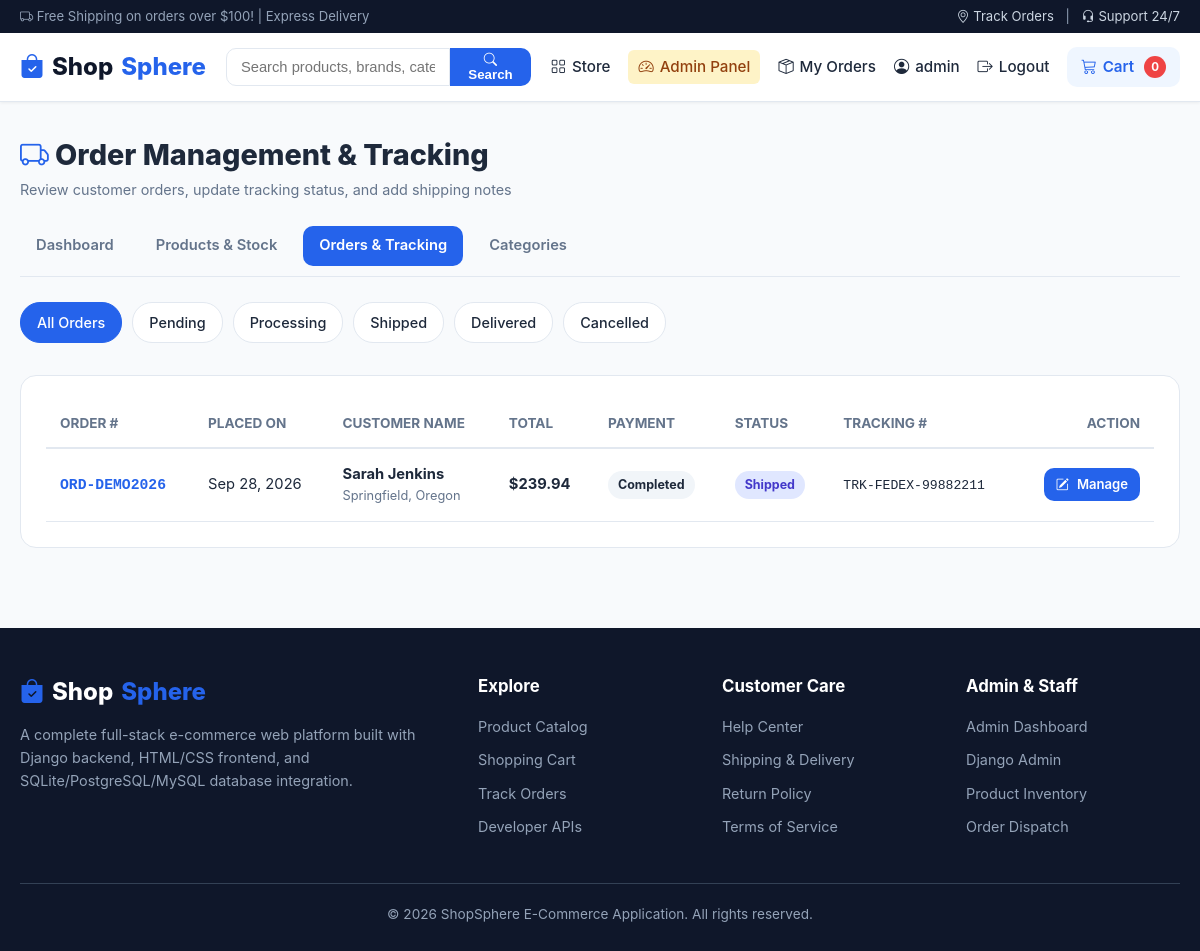
/store-admin/orders/ (signed in), run on the app's committed database.
### store/models.py (models this page shows, shortened)
class Order(models.Model):
    STATUS_CHOICES = (
        ('Pending', 'Order Placed (Pending)'),
        ('Processing', 'Processing'),
        ('Shipped', 'Shipped'),
        ('Delivered', 'Delivered'),
        ('Cancelled', 'Cancelled'),
    )
    PAYMENT_METHOD_CHOICES = (
        ('cod', 'Cash on Delivery'),
        ('card', 'Credit/Debit Card (Mock)'),
        ('upi', 'UPI / Online (Mock)'),
    )
    PAYMENT_STATUS_CHOICES = (
        ('Pending', 'Pending'),
        ('Completed', 'Completed'),
        ('Failed', 'Failed'),
    )
    user = models.ForeignKey(User, on_delete=models.CASCADE, related_name='orders')
    order_number = models.CharField(max_length=32, unique=True, editable=False)
    full_name = models.CharField(max_length=150)
    email = models.EmailField()
    phone = models.CharField(max_length=20)
    address = models.TextField()
    city = models.CharField(max_length=100)
    state = models.CharField(max_length=100)
    postal_code = models.CharField(max_length=20)
    payment_method = models.CharField(max_length=30, choices=PAYMENT_METHOD_CHOICES, default='cod')
    payment_status = models.CharField(max_length=30, choices=PAYMENT_STATUS_CHOICES, default='Pending')
    subtotal = models.DecimalField(max_digits=10, decimal_places=2, default=0.00)
    shipping_cost = models.DecimalField(max_digits=10, decimal_places=2, default=0.00)
    total_amount = models.DecimalField(max_digits=10, decimal_places=2)
    status = models.CharField(max_length=30, choices=STATUS_CHOICES, default='Pending')
    tracking_number = models.CharField(max_length=60, blank=True, null=True)
    admin_notes = models.TextField(blank=True, null=True)
    created_at = models.DateTimeField(auto_now_add=True)
    updated_at = models.DateTimeField(auto_now=True)
    class Meta:
        ordering = ['-created_at']

### store/views.py (the view)
# urls.py: path('store-admin/orders/', views.admin_order_list, name='admin_order_list'),
@staff_required
def admin_order_list(request):
    status_filter = request.GET.get('status')
    orders = Order.objects.select_related('user').order_by('-created_at')
    if status_filter:
        orders = orders.filter(status=status_filter)
    return render(request, 'store/admin/order_list.html', {
        'orders': orders,
        'current_filter': status_filter,
    })

### store/context_processors.py (called while the page is built)
def cart_and_categories(request):
    categories = Category.objects.all()
    cart_total_items = 0
    if request.user.is_authenticated:
        cart = Cart.objects.filter(user=request.user).first()
    else:
        session_key = request.session.session_key
        if session_key:
            cart = Cart.objects.filter(session_key=session_key).first()
        else:
            cart = None
    if cart:
        cart_total_items = cart.total_items
    return {
        'nav_categories': categories,
        'cart_count': cart_total_items,
    }

### store/views.py (called while the page is built)
def staff_required(view_func):
    return user_passes_test(lambda u: u.is_active and u.is_staff, login_url='login')(view_func)

### templates/store/admin/order_list.html (shortened to what this page needs)
{% extends 'base.html' %}
{% load static %}
{% block content %}
  <div class="admin-header">
    <div>
      <h1 style="font-size: 1.8rem; font-weight: 800;">
        <i class="bi bi-truck" style="color: var(--primary);"></i> Order Management & Tracking
      </h1>
      <p style="color: var(--text-muted); font-size: 0.9rem;">Review customer orders, update tracking status, and add shipping notes</p>
    </div>
  </div>
  <div class="admin-nav-tabs">
    <a href="{% url 'admin_dashboard' %}" class="admin-tab-link">Dashboard</a>
    <a href="{% url 'admin_product_list' %}" class="admin-tab-link">Products & Stock</a>
    <a href="{% url 'admin_order_list' %}" class="admin-tab-link active">Orders & Tracking</a>
    <a href="{% url 'admin_category_list' %}" class="admin-tab-link">Categories</a>
  </div>
  <div class="category-chips" style="margin-bottom: 20px;">
    <a href="{% url 'admin_order_list' %}" class="category-chip {% if not current_filter %}active{% endif %}">
      All Orders
    </a>
    <a href="{% url 'admin_order_list' %}?status=Pending" class="category-chip {% if current_filter == 'Pending' %}active{% endif %}">
      Pending
    </a>
    <a href="{% url 'admin_order_list' %}?status=Processing" class="category-chip {% if current_filter == 'Processing' %}active{% endif %}">
      Processing
    </a>
    <a href="{% url 'admin_order_list' %}?status=Shipped" class="category-chip {% if current_filter == 'Shipped' %}active{% endif %}">
      Shipped
    </a>
    <a href="{% url 'admin_order_list' %}?status=Delivered" class="category-chip {% if current_filter == 'Delivered' %}active{% endif %}">
      Delivered
    </a>
    <a href="{% url 'admin_order_list' %}?status=Cancelled" class="category-chip {% if current_filter == 'Cancelled' %}active{% endif %}">
      Cancelled
    </a>
  </div>
  <div class="data-table-card">
    <table class="data-table">
      <thead>
        <tr>
          <th>Order #</th>
          <th>Placed On</th>
          <th>Customer Name</th>
          <th>Total</th>
          <th>Payment</th>
          <th>Status</th>
          <th>Tracking #</th>
          <th style="text-align: right;">Action</th>
        </tr>
      </thead>
      <tbody>
        {% for order in orders %}
          <tr>
            <td>
              <strong style="color: var(--primary); font-family: monospace;">{{ order.order_number }}</strong>
            </td>
            <td>{{ order.created_at|date:"M d, Y" }}</td>
            <td>
              <strong>{{ order.full_name }}</strong>
              <div style="font-size: 0.8rem; color: var(--text-muted);">{{ order.city }}, {{ order.state }}</div>
            </td>
            <td><strong>${{ order.total_amount }}</strong></td>
            <td>
              <span class="status-badge" style="background-color: #f1f5f9; color: var(--text-main);">
                {{ order.payment_status }}
              </span>
            </td>
            <td>
              <span class="status-badge status-{{ order.status }}">
                {{ order.status }}
              </span>
            </td>
            <td>
              <code style="font-size: 0.82rem;">{{ order.tracking_number|default:"-" }}</code>
            </td>
            <td style="text-align: right;">
              <a href="{% url 'admin_order_detail' order_number=order.order_number %}" class="btn btn-primary btn-sm">
                <i class="bi bi-pencil-square"></i> Manage
              </a>
            </td>
          </tr>
        {% empty %}
          <tr>
            <td colspan="8" style="text-align: center; padding: 40px; color: var(--text-muted);">
              No orders found matching the selected filter.
            </td>
          </tr>
        {% endfor %}
      </tbody>
    </table>
  </div>
{% endblock %}

### templates/base.html (shortened to what this page needs)
{% load static %}
<!DOCTYPE html>
<html lang="en">
<head>
  <link rel="stylesheet" href="{% static 'css/style.css' %}">
  <link rel="stylesheet" href="https://cdn.jsdelivr.net/npm/bootstrap-icons@1.11.3/font/bootstrap-icons.min.css">
</head>
<body>
  <div class="top-bar">
    <div class="container">
      <div><i class="bi bi-truck"></i> Free Shipping on orders over $100! | Express Delivery</div>
      <div>
        <a href="{% url 'order_history' %}"><i class="bi bi-geo-alt"></i> Track Orders</a>
        <span style="margin: 0 8px;">|</span>
        <a href="{% url 'home' %}"><i class="bi bi-headset"></i> Support 24/7</a>
      </div>
    </div>
  </div>
  <nav class="navbar">
    <div class="nav-container">
      <a href="{% url 'home' %}" class="brand-logo">
        <i class="bi bi-bag-check-fill" style="color: var(--primary);"></i>
        Shop<span>Sphere</span>
      </a>
      <form action="{% url 'home' %}" method="GET" class="nav-search">
        <input type="text" name="q" placeholder="Search products, brands, categories..." value="{{ request.GET.q }}">
        <button type="submit"><i class="bi bi-search"></i> Search</button>
      </form>
      <ul class="nav-links">
        <li><a href="{% url 'home' %}"><i class="bi bi-grid"></i> Store</a></li>
        {% if user.is_authenticated and user.is_staff %}
          <li>
            <a href="{% url 'admin_dashboard' %}" class="admin-badge-nav">
              <i class="bi bi-speedometer2"></i> Admin Panel
            </a>
          </li>
        {% endif %}
        {% if user.is_authenticated %}
          <li>
            <a href="{% url 'order_history' %}">
              <i class="bi bi-box-seam"></i> My Orders
            </a>
          </li>
          <li>
            <a href="{% url 'profile' %}">
              <i class="bi bi-person-circle"></i> {{ user.username }}
            </a>
          </li>
          <li>
            <a href="{% url 'logout' %}" title="Log Out">
              <i class="bi bi-box-arrow-right"></i> Logout
            </a>
          </li>
        {% else %}
          <li><a href="{% url 'login' %}"><i class="bi bi-box-arrow-in-right"></i> Login</a></li>
          <li><a href="{% url 'register' %}" class="btn-sm btn-primary" style="color:#fff !important;">Register</a></li>
        {% endif %}
        <li>
          <a href="{% url 'cart' %}" class="cart-btn">
            <i class="bi bi-cart3"></i> Cart
            <span class="cart-badge">{{ cart_count|default:"0" }}</span>
          </a>
        </li>
      </ul>
    </div>
  </nav>
  <main>
    <div class="container">
      {% block content %}{% endblock %}
    </div>
  </main>
  <footer>
    <div class="container">
      <div class="footer-grid">
        <div class="footer-col">
          <div class="brand-logo" style="color: #fff; margin-bottom: 12px;">
            <i class="bi bi-bag-check-fill" style="color: var(--primary);"></i> Shop<span>Sphere</span>
          </div>
          <p style="font-size: 0.9rem; line-height: 1.6;">
            A complete full-stack e-commerce web platform built with Django backend, HTML/CSS frontend, and SQLite/PostgreSQL/MySQL database integration.
          </p>
        </div>
        <div class="footer-col">
          <h4>Explore</h4>
          <ul class="footer-links">
            <li><a href="{% url 'home' %}">Product Catalog</a></li>
            <li><a href="{% url 'cart' %}">Shopping Cart</a></li>
            <li><a href="{% url 'order_history' %}">Track Orders</a></li>
            <li><a href="{% url 'api_products_list' %}" target="_blank">Developer APIs</a></li>
          </ul>
        </div>
        <div class="footer-col">
          <h4>Customer Care</h4>
          <ul class="footer-links">
            <li><a href="{% url 'home' %}">Help Center</a></li>
            <li><a href="{% url 'home' %}">Shipping & Delivery</a></li>
            <li><a href="{% url 'home' %}">Return Policy</a></li>
            <li><a href="{% url 'home' %}">Terms of Service</a></li>
          </ul>
        </div>
        <div class="footer-col">
          <h4>Admin & Staff</h4>
          <ul class="footer-links">
            <li><a href="{% url 'admin_dashboard' %}">Admin Dashboard</a></li>
            <li><a href="/admin/" target="_blank">Django Admin</a></li>
            <li><a href="{% url 'admin_product_list' %}">Product Inventory</a></li>
            <li><a href="{% url 'admin_order_list' %}">Order Dispatch</a></li>
          </ul>
        </div>
      </div>
      <div class="footer-bottom">
        &copy; 2026 ShopSphere E-Commerce Application. All rights reserved.
      </div>
    </div>
  </footer>
</body>
</html>

### data on the page
Order: order_number "ORD-DEMO2026", created_at "Sep 28, 2026", full_name "Sarah Jenkins", city "Springfield", state "Oregon", total_amount "239.94", payment_status "Completed", status "Shipped", tracking_number "TRK-FEDEX-99882211"

### other printed values
{{ user.username }} "admin"
{{ cart_count|default:"0" }} "0"
